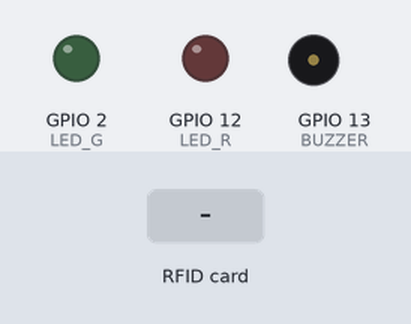
The sketch below on a simulated ESP32. Parts: output pins drawn as LEDs (lit = HIGH), buzzer (waves = sounding, pin HIGH). The inputs (shaded band) are chosen by the test bench. WiFi joins after 1.5 s; servers stay silent unless stated; the local clock reads 2024-03-15 10:24:30 at power-on unless the sketch sets it; what the sketch prints to the serial monitor is not drawn.

Above: at 2.7 s.
2.8 s: RFID card 12 34 56 78 held to the reader
At 4.0 s:
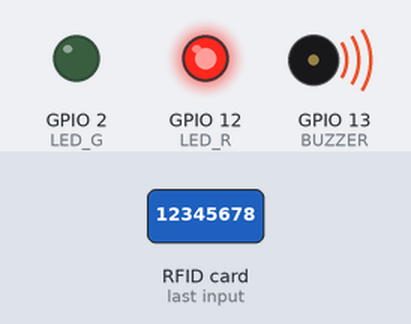
4.3 s: RFID card 5E 7A 19 C4 held to the reader
At 10.6 s:
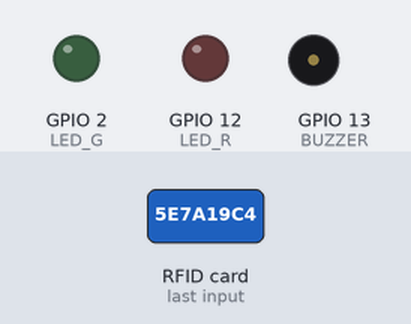
Timing chart, 0 to 12.1 s (numbered marks = the images above; inputs shaded):
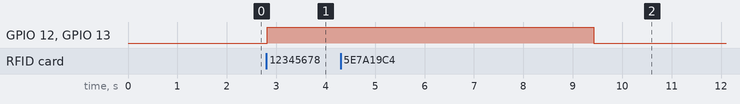

Measured:
- after the input at 2.8 s, GPIO 12 (LED_R), GPIO 13 (BUZZER): LOW → HIGH at once
- after the input at 4.3 s, GPIO 12 (LED_R), GPIO 13 (BUZZER): HIGH → LOW after 5.1 s instead of 1.8 s

The sketch:

moving_vehicle.ino
```cpp
#include <SPI.h>
#include <MFRC522.h>

#include <Arduino.h>
#include <WiFi.h>
#include <Firebase_ESP_Client.h>
#include "addons/TokenHelper.h"
#include "addons/RTDBHelper.h"

#include <ArduinoJson.h>

#define SS_PIN 21
#define RST_PIN 22
#define LED_G 2 //define green LED pin
#define LED_R 12 //define red LED
#define BUZZER 13 //buzzer pin

const char* ntpServer = "pool.ntp.org";
const long  gmtOffset_sec = 19800;
const int   daylightOffset_sec = 0;

MFRC522 mfrc522(SS_PIN, RST_PIN);   // Create MFRC522 instance.

#define WIFI_SSID "Ideapad3 - Windows"
#define WIFI_PASSWORD "12345678"

#define API_KEY "AIzaSyA328XAjBnlh7zLhlL4KDg0cU1KZWxlYyM"
#define DATABASE_URL "rfid-attendance-system-fbc24-default-rtdb.asia-southeast1.firebasedatabase.app"

FirebaseData fbdo;
FirebaseAuth auth;
FirebaseConfig config;
bool signupOK=false;
FirebaseJson json;
DynamicJsonDocument doc(1024);

void connectToWifi()
{
  WiFi.begin(WIFI_SSID,WIFI_PASSWORD);
  Serial.print("Connecting to WiFi: ");
  Serial.print(WIFI_SSID);
  while(WiFi.status()!=WL_CONNECTED)
  {
    Serial.print(".");
    delay(300);
  }
  Serial.println();
  Serial.print("Connected with IP: ");
  Serial.println(WiFi.localIP());
  Serial.println();
}


void setup()
{
  Serial.begin(115200);   // Initiate a serial communication
  SPI.begin();      // Initiate  SPI bus
  mfrc522.PCD_Init();   // Initiate MFRC522
  pinMode(LED_G, OUTPUT);
  pinMode(LED_R, OUTPUT);
  pinMode(BUZZER, OUTPUT);
  digitalWrite(BUZZER,LOW);

  //NTP
  configTime(gmtOffset_sec, daylightOffset_sec, ntpServer);

  connectToWifi();
  /* Assign the api key (required) */
  config.api_key = API_KEY;

  /* Assign the RTDB URL (required) */
  config.database_url = DATABASE_URL;

  /* Sign up */
  if (Firebase.signUp(&config, &auth, "", "")){
    Serial.println("Connected to Firebase!");
    signupOK = true;
  }
  else{
    Serial.printf("%s\n", config.signer.signupError.message.c_str());
  }

  /* Assign the callback function for the long running token generation task */
  config.token_status_callback = tokenStatusCallback; //see addons/TokenHelper.h

  Firebase.begin(&config, &auth);
  Firebase.reconnectWiFi(true);

  Serial.println("Put your card to the RFID reader...");
  Serial.println();
}
void loop()
{
  // Look for new cards
  if ( ! mfrc522.PICC_IsNewCardPresent())
  {
    return;
  }
  // Select one of the cards
  if ( ! mfrc522.PICC_ReadCardSerial())
  {
    return;
  }
  //Show UID on serial monitor
  Serial.print("UID tag :");
  String content= "";
  byte letter;
  for (byte i = 0; i < mfrc522.uid.size; i++)
  {
     Serial.print(mfrc522.uid.uidByte[i] < 0x10 ? " 0" : " ");
     Serial.print(mfrc522.uid.uidByte[i], HEX);
     content.concat(String(mfrc522.uid.uidByte[i] < 0x10 ? " 0" : " "));
     content.concat(String(mfrc522.uid.uidByte[i], HEX));
  }
  Serial.println();
  content.toUpperCase();

  digitalWrite(LED_R,HIGH);
  digitalWrite(BUZZER,HIGH);

   //NTP Time
  struct tm timeinfo;
  if(!getLocalTime(&timeinfo))
  {
    Serial.println("Failed to obtain time");
    return;
  }

  //Time
  char timeHour[3],timeMinute[3],timeSeconds[3];
  strftime(timeHour,3, "%H", &timeinfo);
  strftime(timeMinute,3, "%M", &timeinfo);
  strftime(timeSeconds,3, "%S", &timeinfo);

  String hour=String(timeHour);
  String min=String(timeMinute);
  String sec=String(timeSeconds);

  String time=hour+":"+min+":"+sec;

  //Date
  char timeDay[3],timeMonth[20],timeWeekDay[10],timeYear[5];
  strftime(timeDay,3, "%d", &timeinfo);
  strftime(timeMonth,20, "%B", &timeinfo);
  strftime(timeYear,5, "%Y", &timeinfo);
  strftime(timeWeekDay,10, "%A", &timeinfo);

  String day=String(timeDay);
  String month=String(timeMonth);
  String year=String(timeYear);
  String weekday=String(timeWeekDay);

  String date=day+"-"+month+"-"+year+", "+weekday;

  String pth="Unauthorized/"+content;
  if(Firebase.RTDB.getJSON(&fbdo, pth))
  {
    const char *data=fbdo.to<FirebaseJson>().raw();
    deserializeJson(doc, data);
    String et=doc[String("Entries")];
    json.set("UID",content);
    json.set("TimeStamp",time);
    json.set("Date",date);
    json.set("Zone","Moving Vehicle");
    json.set("Entries",et);
  }
  else
  {
    json.set("UID",content);
    json.set("TimeStamp",time);
    json.set("Date",date);
    json.set("Zone","Moving Vehicle");
    json.set("Entries","0");
  }

  if (Firebase.RTDB.setJSON(&fbdo, pth, &json ))
  {
      Serial.println("Data sent to Firebase!");
      Serial.println("PATH: " + fbdo.dataPath());
      Serial.println("TYPE: " + fbdo.dataType());
  }
  else
  {
    Serial.println("Data not sent to Firebase!");
    Serial.println("REASON: " + fbdo.errorReason());
  }
  delay(3000);
  digitalWrite(LED_R,LOW);
  digitalWrite(BUZZER,LOW);
}
```
